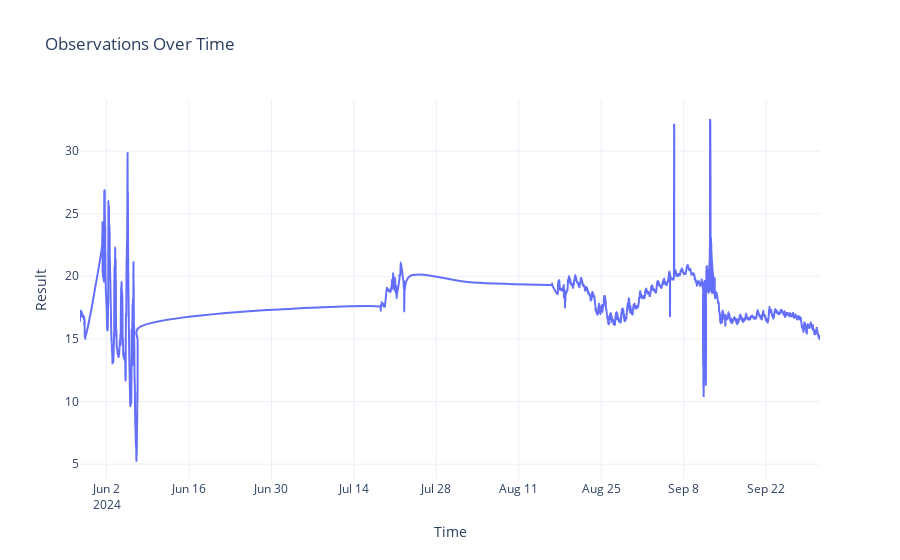

Notebook code cell kept with this figure:
### Code cell
# Plot using Plotly
fig = px.line(
    df_obs, 
    x='phenomenonTime', 
    y='result', 
    title='Observations Over Time',
    labels={'phenomenonTime': 'Time', 'result': 'Measurement Value'},
    line_shape='spline'  # Smooth line
)

fig.update_layout(
    xaxis_title='Time',
    yaxis_title='Result',
    template='plotly_white',  # Optional: dark theme
    hovermode='x unified'    # Unified hover for better interactivity
)

# Show the plot
fig.show()

### Figure 1 — Plotly figure (JSON) as saved in the notebook; plotly's stock layout.template omitted (floating-point values rounded to 4 significant figures; data arrays with more than 128 entries replaced by an {"elided": "..."} marker saying what was removed)
{"data": [{"hovertemplate": "Time=%{x}<br>Measurement Value=%{y}<extra></extra>", "legendgroup": "", "line": {"color": "#636efa", "dash": "solid", "shape": "spline"}, "marker": {"symbol": "circle"}, "mode": "lines", "name": "", "orientation": "v", "showlegend": false, "type": "scatter", "x": {"elided": "15597 str values"}, "xaxis": "x", "y": {"elided": "15597 float values"}, "yaxis": "y"}], "layout": {"hovermode": "x unified", "legend": {"tracegroupgap": 0}, "title": {"text": "Observations Over Time"}, "xaxis": {"anchor": "y", "domain": [0, 1], "title": {"text": "Time"}}, "yaxis": {"anchor": "x", "domain": [0, 1], "title": {"text": "Result"}}}}
